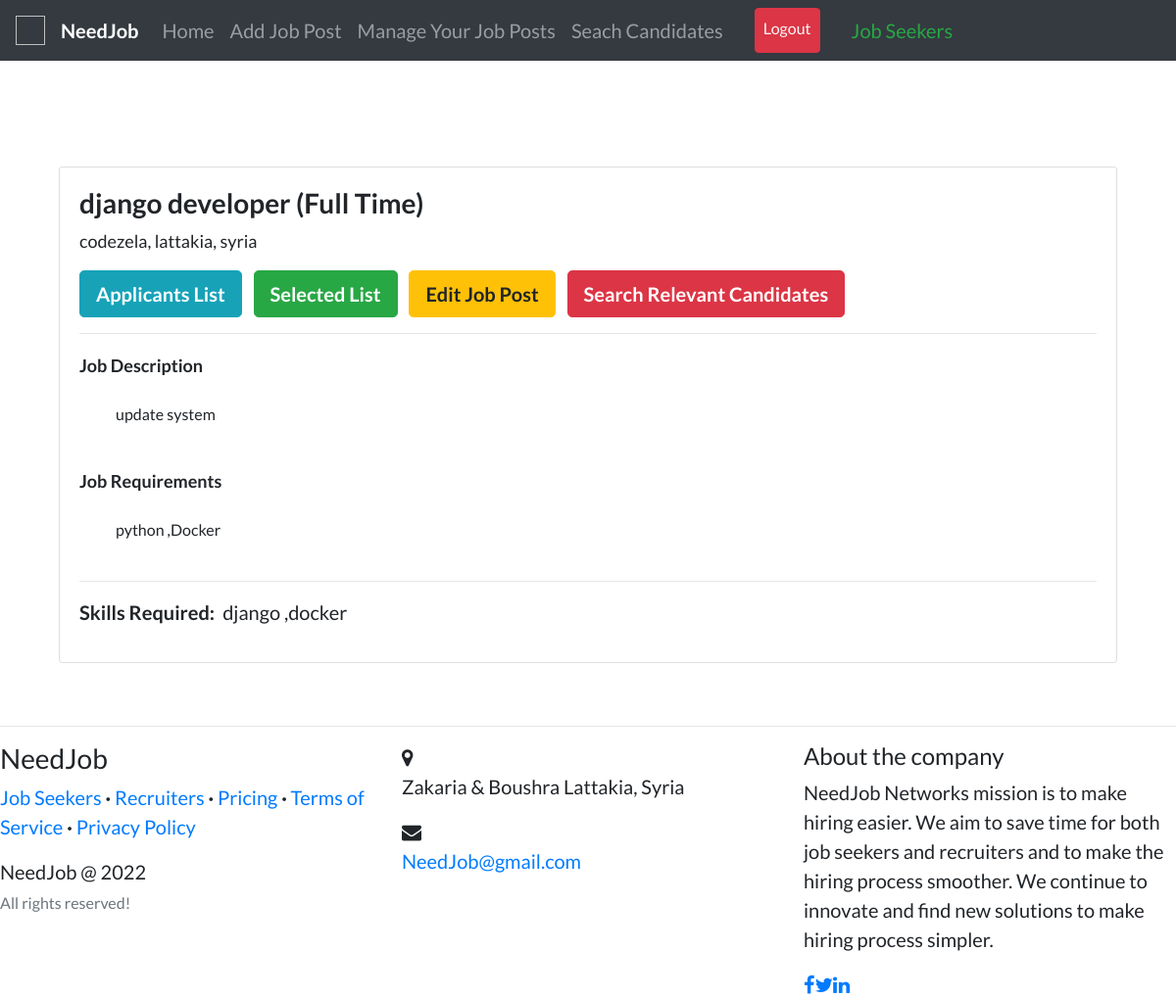
/hiring/job/django-developer (signed in), run on the app's committed database.
### recruiters/models.py (models this page shows, shortened)
class Job(models.Model):
    recruiter = models.ForeignKey(
        User, related_name='jobs', on_delete=models.CASCADE)
    title = models.CharField(max_length=255)
    company = models.CharField(max_length=200)
    location = models.CharField(max_length=255)
    description = models.TextField()
    requirements = models.TextField()
    skills_req = models.CharField(max_length=200)
    job_type = models.CharField(
        max_length=30, choices=CHOICES, default='Full Time', null=True)
    link = models.URLField(null=True, blank=True)
    slug = AutoSlugField(populate_from='title', unique=True, null=True)
    date_posted = models.DateTimeField(default=timezone.now)

### recruiters/views.py (the view)
# urls.py: path('job/<slug>', views.job_detail, name='job-detail'),
@login_required
def job_detail(request, slug):
    job = get_object_or_404(Job, slug=slug)
    context = {
        'job': job,
        'rec_navbar': 1,
    }
    return render(request, 'recruiters/job_detail.html', context)

### templates/recruiters/job_detail.html (shortened to what this page needs)
{% extends "accounts/layout.html" %} {% load static %} {% block content %}
<br /><br />
<div class="container">
  {% if request.user == job.recruiter %}
  <div class="row">
    <div class="col-md-12">
      <div class="card card-signin my-5">
        <div class="card-body">
          <h3>
            <b>{{job.title}} ({{job.job_type}})</b>
          </h3>
          <p style="font-size: 18px">{{job.company}}, {{job.location}}</p>
          {% if not job.link %}
          <a
            class="btn btn-info btn-lg mr-2"
            href="{% url 'applicant-list' job.slug %}"
            ><b>Applicants List</b></a
          >
          <a
            class="btn btn-success btn-lg mr-2"
            href="{% url 'selected-list' job.slug %}"
            ><b>Selected List</b></a
          >
          {% endif %}
          <a
            class="btn btn-warning btn-lg mr-2"
            href="{% url 'edit-job-post' job.slug %}"
            ><b>Edit Job Post</b></a
          >
          <a
            class="btn btn-danger btn-lg"
            href="{% url 'job-candidate-search' job.slug %}"
            ><b>Search Relevant Candidates</b></a
          >
          <hr my-2 />
          <span style="font-size: 18px"><b>Job Description</b></span>
          <p style="white-space: pre-wrap; font-size: 16px">
            {{ job.description }}
          </p>
          <span style="font-size: 18px"><b>Job Requirements</b></span>
          <p style="white-space: pre-wrap; font-size: 16px">
            {{ job.requirements }}
          </p>
          <hr my-2 />
          <p><b class="mr-2">Skills Required:</b>{{job.skills_req}}</p>
        </div>
      </div>
    </div>
  </div>
  {% endif %}
</div>
{% endblock content %}

### templates/accounts/layout.html (style rules this page uses)
body { font-family: "Lato"; font-size: 20px; }

### data on the page
Job: title "django developer", job_type "Full Time", company "codezela", location "lattakia, syria", description "update system", requirements "python ,Docker", skills_req "django ,docker"
